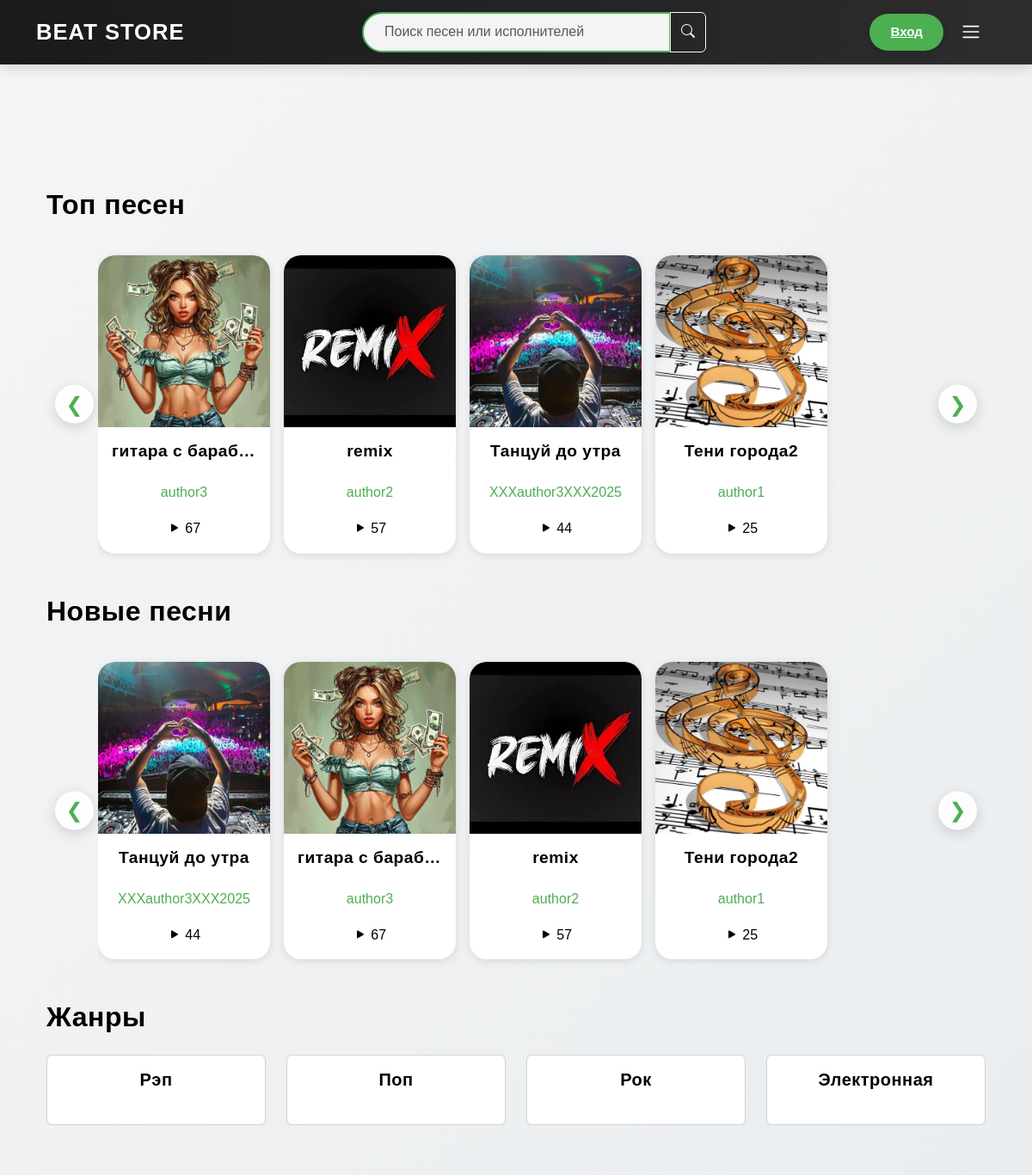
The app's page / (upper part), older data.
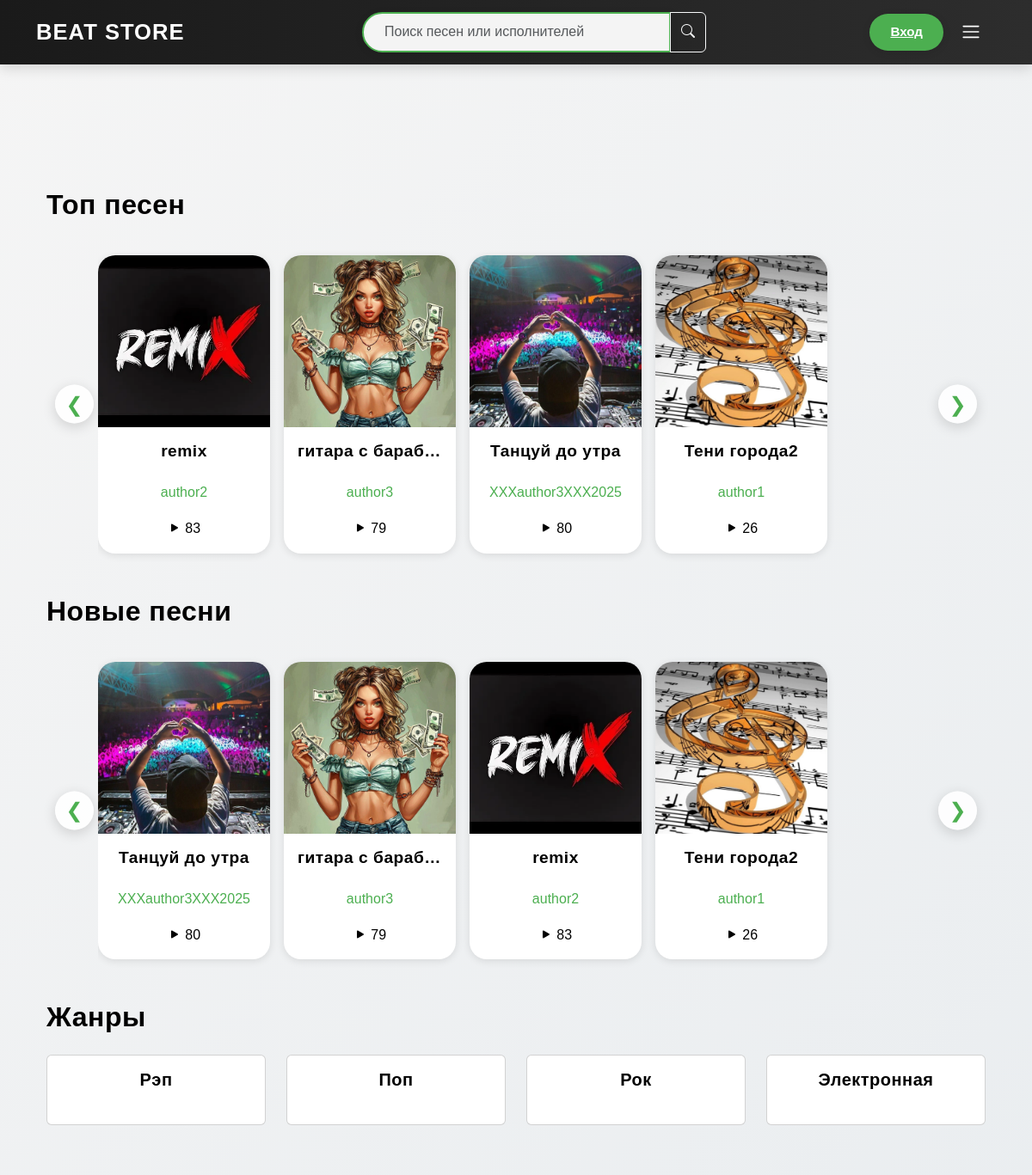
The same page, newer data.
### store/models.py (models this page shows, shortened)
class Song(models.Model):
    title = models.CharField(max_length=100, verbose_name='Название')
    path = models.FileField(upload_to='songs/', verbose_name='Файл')
    cover = models.ImageField(upload_to='covers/', null=True, blank=True, verbose_name='Обложка')
    likes = models.ManyToManyField(
        User,
        related_name='liked_songs',
        blank=True,
        verbose_name='Лайки'
    )
    author = models.ForeignKey(
        User,
        on_delete=models.CASCADE,
        related_name='songs',
        verbose_name='Автор'
    )
    genre = models.ForeignKey(
        Genre,
        on_delete=models.SET_NULL,
        null=True,
        blank=True,
        verbose_name='Жанр'
    )
    price = models.DecimalField(
        max_digits=8,
        decimal_places=2,
        default=0.00,
        verbose_name='Цена'
    )
    total_plays = models.PositiveIntegerField(default=0, verbose_name='Количество прослушиваний')
    created_at = models.DateTimeField(auto_now_add=True, verbose_name='Дата создания')
    @property
    def total_likes(self):
        return self.likes.count()
    class Meta:
        verbose_name = 'Песня'
        verbose_name_plural = 'Песни'
        ordering = ['-created_at']
        indexes = [
            models.Index(fields=['created_at']),
            models.Index(fields=['total_plays']),
            models.Index(fields=['author', 'created_at']),
        ]

class User(AbstractUser):
    email = models.EmailField(unique=True, verbose_name='Электронная почта')
    balance = models.DecimalField(max_digits=10, decimal_places=2, default=0.00, verbose_name='Баланс')
    class Meta:
        verbose_name = 'Пользователь'
        verbose_name_plural = 'Пользователи'
        indexes = [models.Index(fields=['username', 'email'])]

class Genre(models.Model):
    name = models.CharField(max_length=50, unique=True, verbose_name='Название')
    class Meta:
        verbose_name = 'Жанр'
        verbose_name_plural = 'Жанры'

### store/views.py (the view)
# urls.py: path('', views.index, name='index'),
def index(request):
    top_songs = Song.objects.annotate(like_count=Count('likes')).order_by('-like_count', '-total_plays')[:10]
    new_songs = Song.objects.order_by('-created_at')[:10]
    genres = Genre.objects.all()
    songs_json = [
        {
            'id': song.id,
            'path': song.path.url,
            'title': song.title,
            'author': song.author.username,
            'total_likes': song.total_likes,
            'price': float(song.price),
            'total_plays': song.total_plays
        }
        for song in (list(top_songs) + list(new_songs))
    ]
    context = {
        'top_songs': top_songs,
        'new_songs': new_songs,
        'genres': genres,
        'songs_json': json.dumps(songs_json, ensure_ascii=False),
    }
    return render(request, 'store/index.html', context)

### store/templates/store/index.html (shortened to what the changed rows need)
{% extends 'store/base.html' %}
{% load static %}
{% block extra_css %}
    <link href="https://cdn.jsdelivr.net/npm/bootstrap-icons@1.10.5/font/bootstrap-icons.css" rel="stylesheet">
    <link rel="stylesheet" href="{% static 'css/style.css' %}">
{% endblock %}
{% block content %}
    <main class="container my-4">
        <section class="category">
            <h2>Топ песен</h2>
            <div class="songs-container position-relative">
                <div class="songs" id="top-songs">
                    {% for song in top_songs %}
                        <div class="song-item" data-song-id="{{ song.id }}">
                            <div class="song-image-container">
                            </div>
                            <div class="song-info">
                                <h3 class="song-title">{{ song.title }}</h3>
                                <p class="song-author">
                                    <a href="{% url 'store:profile' song.author.username %}" class="song-author-link">{{ song.author.username }}</a>
                                </p>
                                <div class="song-stats">
                                    <span id="plays-count-{{ song.id }}"><i class="bi bi-play-fill"></i> {{ song.total_plays|default:"0" }}</span>
                                </div>
                            </div>
                        </div>
                    {% empty %}
                        <div class="song-item text-center">
                            <p>Пока нет популярных песен.</p>
                        </div>
                    {% endfor %}
                </div>
            </div>
        </section>
        <section class="category">
            <h2>Новые песни</h2>
            <div class="songs-container position-relative">
                <div class="songs" id="new-songs">
                    {% for song in new_songs %}
                        <div class="song-item" data-song-id="{{ song.id }}">
                            <div class="song-image-container">
                            </div>
                            <div class="song-info">
                                <h3 class="song-title">{{ song.title }}</h3>
                                <p class="song-author">
                                    <a href="{% url 'store:profile' song.author.username %}" class="song-author-link">{{ song.author.username }}</a>
                                </p>
                                <div class="song-stats">
                                    <span id="plays-count-{{ song.id }}"><i class="bi bi-play-fill"></i> {{ song.total_plays|default:"0" }}</span>
                                </div>
                            </div>
                        </div>
                    {% empty %}
                        <div class="song-item text-center">
                            <p>Пока нет новых песен.</p>
                        </div>
                    {% endfor %}
                </div>
            </div>
        </section>
        <section class="category">
            <h2>Жанры</h2>
            <div class="row">
                {% for genre in genres %}
                    <div class="col-md-3 col-sm-6 mb-3">
                        <a href="{% url 'store:music_list' %}?genre={{ genre.id }}" class="genre-link">
                            <div class="card">
                                <div class="card-body text-center">
                                    <h5>{{ genre.name }}</h5>
                                </div>
                            </div>
                        </a>
                    </div>
                {% empty %}
                    <p>Жанры отсутствуют.</p>
                {% endfor %}
            </div>
        </section>
    </main>
{% endblock %}

Row changes from the older to the newer data that the page shows:
changed Song "remix": total_plays "57" → "83"; moves up the list
changed Song "гитара с бараб…": total_plays "67" → "79"
changed Song "Танцуй до утра": total_plays "44" → "80"
changed Song "Тени города2": total_plays "25" → "26"
